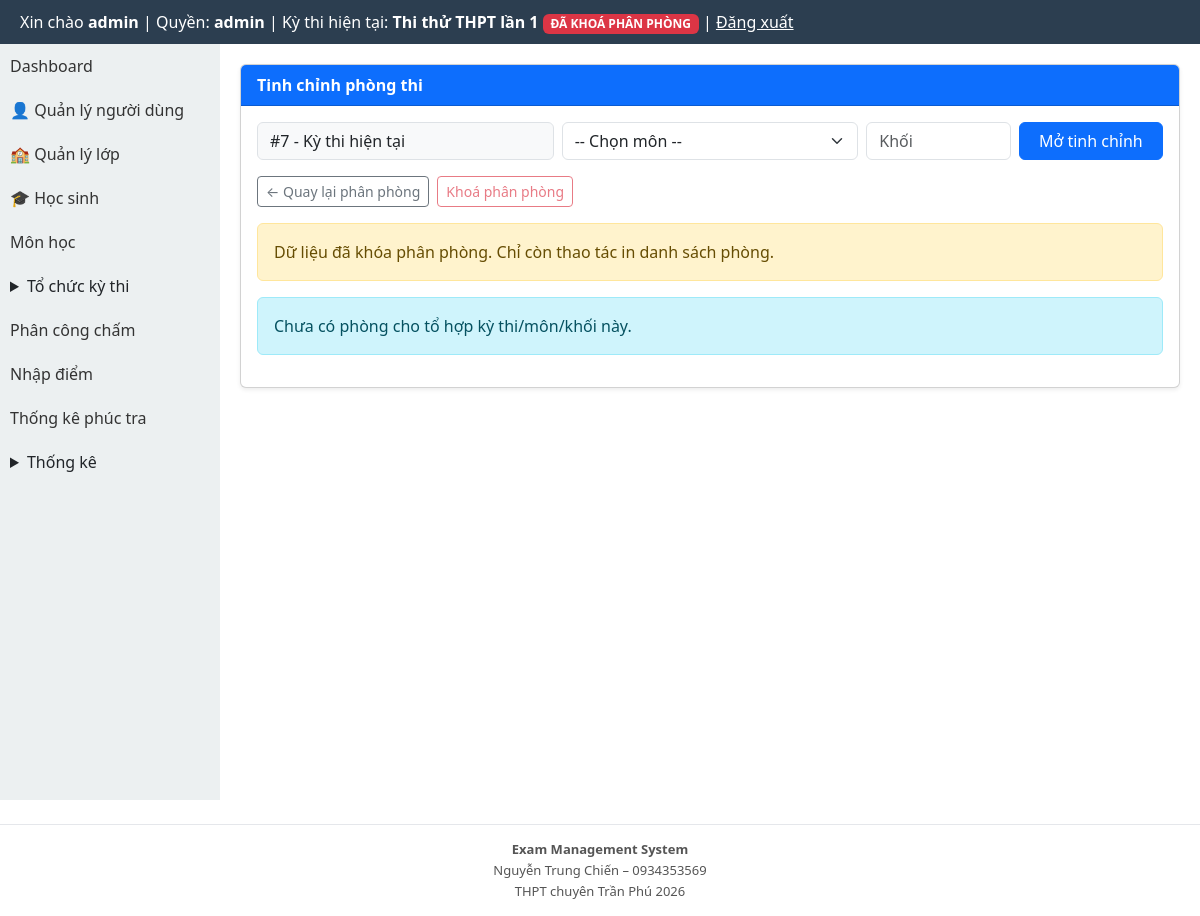
The app's page /modules/exams/adjust_rooms.php (signed in), older data.
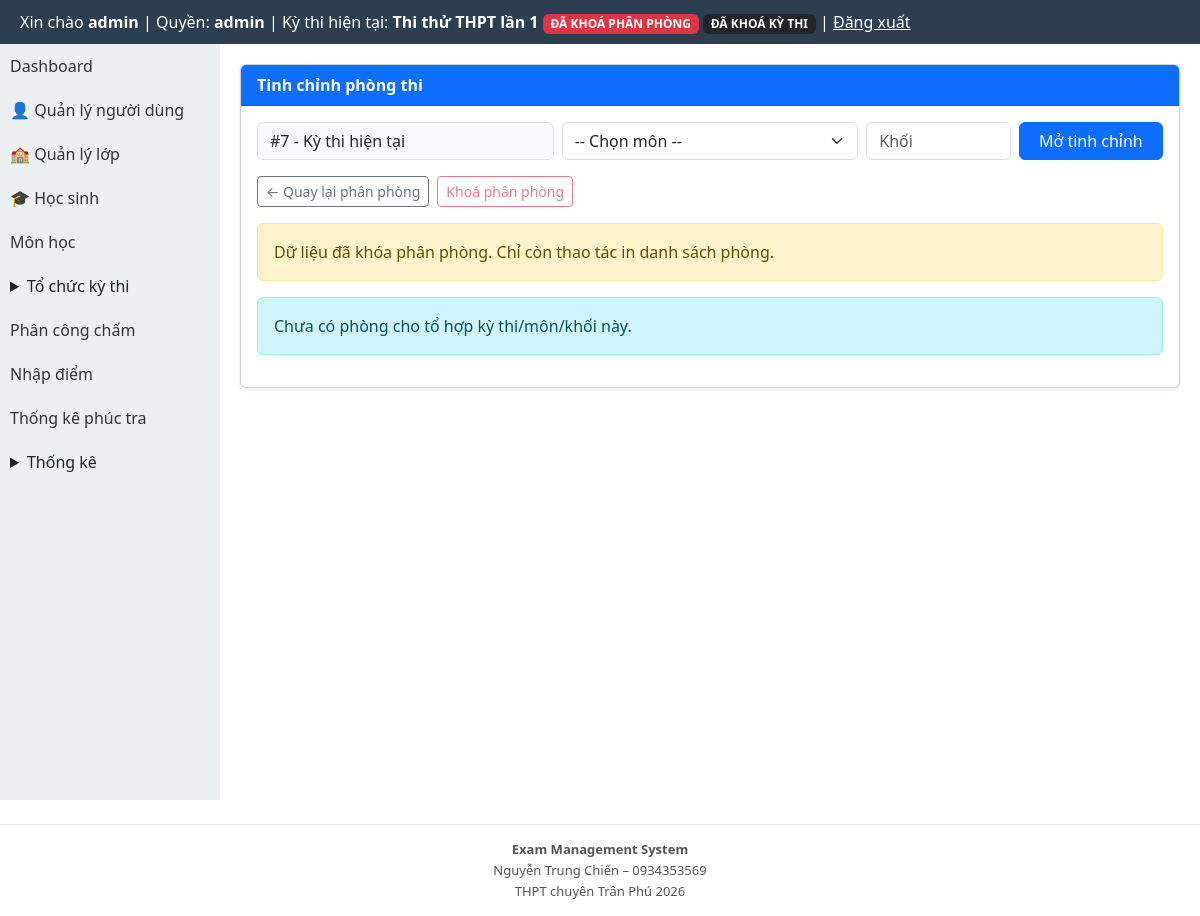
The same page, newer data.
### layout/header.php (called while the page is built, shortened)
<?php
require_once BASE_PATH . '/templates/header.php';

### core/auth.php (called while the page is built, shortened)
<?php
function normalize_role(?string $role): string {
    $normalized = strtolower(trim((string) $role));
    return match ($normalized) {
        'score_entry', 'score-input', 'score_input', 'nhapdiem', 'nhap_diem' => 'scorer',
        'exam_manager', 'quanlythi', 'exam-manager' => 'organizer',
        default => $normalized,
    };
}
function current_user_role(): string {
    $sessionRole = $_SESSION['role'] ?? null;
    if (is_string($sessionRole) && trim($sessionRole) !== '') {
        return normalize_role($sessionRole);
    }
    $userRole = $_SESSION['user']['role'] ?? null;
    return normalize_role(is_string($userRole) ? $userRole : '');
}

### modules/exams/exam_context_helper.php (called while the page is built, shortened)
<?php
function ensureExamLockColumns(PDO $pdo): void
{
    $cols = array_column($pdo->query('PRAGMA table_info(exams)')->fetchAll(PDO::FETCH_ASSOC), 'name');
}
function getCurrentExam(): ?array
{
    global $pdo;
    $cols = array_column($pdo->query('PRAGMA table_info(exams)')->fetchAll(PDO::FETCH_ASSOC), 'name');
    $hasDeletedAt = in_array('deleted_at', $cols, true);
    $activeWhere = $hasDeletedAt ? '(deleted_at IS NULL OR trim(deleted_at) = "")' : '1=1';
    $defaultStmt = $pdo->query('SELECT * FROM exams WHERE ' . $activeWhere . ' AND is_default = 1 ORDER BY id DESC LIMIT 1');
    $defaultExam = $defaultStmt ? $defaultStmt->fetch(PDO::FETCH_ASSOC) : false;
    if (is_array($defaultExam)) {
        return $defaultExam;
    }
}
function getCurrentExamId(): int
{
    $exam = getCurrentExam();
    return (int) ($exam['id'] ?? 0);
}
function getCurrentExamInfo(): ?array
{
    $exam = getCurrentExam();
    global $pdo;
    ensureExamLockColumns($pdo);
    return [
        'id' => (int) ($exam['id'] ?? 0),
        'ten_ky_thi' => (string) ($exam['ten_ky_thi'] ?? ''),
        'distribution_locked' => (int) ($exam['distribution_locked'] ?? 0),
        'rooms_locked' => (int) ($exam['rooms_locked'] ?? 0),
        'exam_locked' => (int) ($exam['exam_locked'] ?? 0),
    ];
}

### modules/exams/_common.php (called while the page is built, shortened)
<?php
require_once BASE_PATH . '/core/auth.php';
require_once BASE_PATH . '/core/db.php';
require_once BASE_PATH . '/modules/exams/exam_context_helper.php';
function exams_resolve_current_exam_from_request(): int
{
    return getCurrentExamId();
}

### modules/exams/adjust_rooms.php (the view, shortened to what the changed rows need)
<?php
require_once BASE_PATH . '/modules/exams/_common.php';
$examId = exams_resolve_current_exam_from_request();
require_once BASE_PATH . '/layout/header.php';
?>
<link href="https://cdn.jsdelivr.net/npm/bootstrap@5.3.3/dist/css/bootstrap.min.css" rel="stylesheet">
<?php require_once BASE_PATH . '/layout/footer.php'; ?>

### templates/header.php (shortened to what the changed rows need)
<?php
require_once BASE_PATH . '/core/auth.php';
$currentExamInfo = null;
$role = function_exists('current_user_role') ? current_user_role() : strtolower(trim((string) ($_SESSION['role'] ?? $_SESSION['user']['role'] ?? '')));
if (in_array($role, ['admin', 'organizer'], true)) {
    require_once BASE_PATH . '/core/db.php';
    require_once BASE_PATH . '/modules/exams/exam_context_helper.php';
    $currentExamInfo = getCurrentExamInfo();
}
$role = $role ?? (function_exists('current_user_role') ? current_user_role() : '');
$currentExamInfo = $currentExamInfo ?? null;
?>
<!DOCTYPE html>
<html lang="vi">
<head>
</head>
<body>
<div class="header">
    Xin chào <b><?= $_SESSION['user']['username'] ?></b>
    | Quyền: <b><?= htmlspecialchars((string) $role, ENT_QUOTES, 'UTF-8') ?></b>
    <?php if ($currentExamInfo !== null): ?>
        | Kỳ thi hiện tại: <b><?= htmlspecialchars((string) $currentExamInfo['ten_ky_thi'], ENT_QUOTES, 'UTF-8') ?></b>
        <?php if (($currentExamInfo['distribution_locked'] ?? 0) === 1 || ($currentExamInfo['rooms_locked'] ?? 0) === 1): ?>
            <span class="badge bg-danger">ĐÃ KHOÁ PHÂN PHÒNG</span>
        <?php endif; ?>
        <?php if (($currentExamInfo['exam_locked'] ?? 0) === 1): ?>
            <span class="badge bg-dark">ĐÃ KHOÁ KỲ THI</span>
        <?php endif; ?>
    <?php endif; ?>
    | <a href="<?= BASE_URL ?>/logout.php" style="color:#fff">Đăng xuất</a>
</div>

Row changes from the older to the newer data that the page shows:
changed exams "Thi thử THPT lần 1": exam_locked 0 → 1 (drawn)
Text that changed along with them:
text now shown: "ĐÃ KHOÁ KỲ THI"
